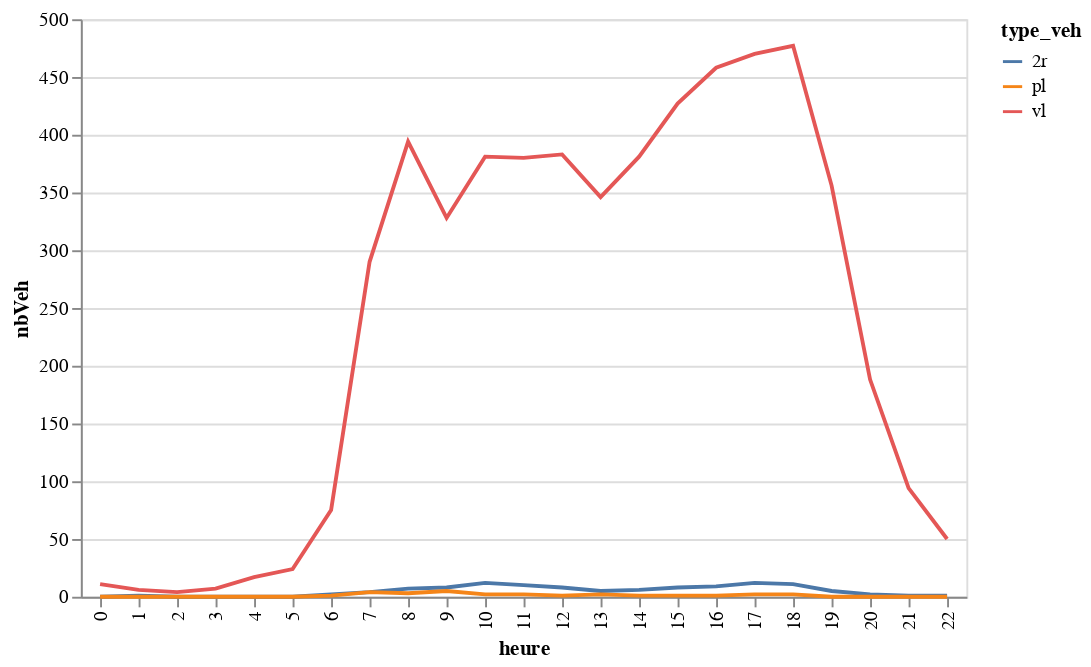

Write notebook code for a chart like this one.
### Code cell
dicoHoraire['mjo']['sens1']['graph']

### Figure 1 — Vega-Lite specification as saved in the notebook (floating-point values rounded to 4 significant figures)
{"config": {"view": {"continuousWidth": 400, "continuousHeight": 300}}, "data": {"name": "data-dded4a2fbb7b2fe0057de6c78016dfd9"}, "mark": "line", "encoding": {"color": {"type": "nominal", "field": "type_veh"}, "x": {"type": "ordinal", "field": "heure"}, "y": {"type": "quantitative", "field": "nbVeh"}}, "$schema": "https://vega.github.io/schema/vega-lite/v4.8.1.json", "datasets": {"data-dded4a2fbb7b2fe0057de6c78016dfd9": [{"heure": 0, "type_veh": "2r", "nbVeh": 0.0}, {"heure": 0, "type_veh": "pl", "nbVeh": 0.0}, {"heure": 0, "type_veh": "vl", "nbVeh": 11.0}, {"heure": 1, "type_veh": "2r", "nbVeh": 1.0}, {"heure": 1, "type_veh": "pl", "nbVeh": 0.0}, {"heure": 1, "type_veh": "vl", "nbVeh": 6.0}, {"heure": 2, "type_veh": "2r", "nbVeh": 0.0}, {"heure": 2, "type_veh": "pl", "nbVeh": 0.0}, {"heure": 2, "type_veh": "vl", "nbVeh": 4.0}, {"heure": 3, "type_veh": "2r", "nbVeh": 0.0}, {"heure": 3, "type_veh": "pl", "nbVeh": 0.0}, {"heure": 3, "type_veh": "vl", "nbVeh": 7.0}, {"heure": 4, "type_veh": "2r", "nbVeh": 0.0}, {"heure": 4, "type_veh": "pl", "nbVeh": 0.0}, {"heure": 4, "type_veh": "vl", "nbVeh": 17.0}, {"heure": 5, "type_veh": "2r", "nbVeh": 0.0}, {"heure": 5, "type_veh": "pl", "nbVeh": 0.0}, {"heure": 5, "type_veh": "vl", "nbVeh": 24.0}, {"heure": 6, "type_veh": "2r", "nbVeh": 2.0}, {"heure": 6, "type_veh": "pl", "nbVeh": 1.0}, {"heure": 6, "type_veh": "vl", "nbVeh": 75.0}, {"heure": 7, "type_veh": "2r", "nbVeh": 4.0}, {"heure": 7, "type_veh": "pl", "nbVeh": 4.0}, {"heure": 7, "type_veh": "vl", "nbVeh": 290.0}, {"heure": 8, "type_veh": "2r", "nbVeh": 7.0}, {"heure": 8, "type_veh": "pl", "nbVeh": 3.0}, {"heure": 8, "type_veh": "vl", "nbVeh": 394.0}, {"heure": 9, "type_veh": "2r", "nbVeh": 8.0}, {"heure": 9, "type_veh": "pl", "nbVeh": 5.0}, {"heure": 9, "type_veh": "vl", "nbVeh": 328.0}, {"heure": 10, "type_veh": "2r", "nbVeh": 12.0}, {"heure": 10, "type_veh": "pl", "nbVeh": 2.0}, {"heure": 10, "type_veh": "vl", "nbVeh": 381.0}, {"heure": 11, "type_veh": "2r", "nbVeh": 10.0}, {"heure": 11, "type_veh": "pl", "nbVeh": 2.0}, {"heure": 11, "type_veh": "vl", "nbVeh": 380.0}, {"heure": 12, "type_veh": "2r", "nbVeh": 8.0}, {"heure": 12, "type_veh": "pl", "nbVeh": 1.0}, {"heure": 12, "type_veh": "vl", "nbVeh": 383.0}, {"heure": 13, "type_veh": "2r", "nbVeh": 5.0}, {"heure": 13, "type_veh": "pl", "nbVeh": 2.0}, {"heure": 13, "type_veh": "vl", "nbVeh": 346.0}, {"heure": 14, "type_veh": "2r", "nbVeh": 6.0}, {"heure": 14, "type_veh": "pl", "nbVeh": 1.0}, {"heure": 14, "type_veh": "vl", "nbVeh": 381.0}, {"heure": 15, "type_veh": "2r", "nbVeh": 8.0}, {"heure": 15, "type_veh": "pl", "nbVeh": 1.0}, {"heure": 15, "type_veh": "vl", "nbVeh": 427.0}, {"heure": 16, "type_veh": "2r", "nbVeh": 9.0}, {"heure": 16, "type_veh": "pl", "nbVeh": 1.0}, {"heure": 16, "type_veh": "vl", "nbVeh": 458.0}, {"heure": 17, "type_veh": "2r", "nbVeh": 12.0}, {"heure": 17, "type_veh": "pl", "nbVeh": 2.0}, {"heure": 17, "type_veh": "vl", "nbVeh": 470.0}, {"heure": 18, "type_veh": "2r", "nbVeh": 11.0}, {"heure": 18, "type_veh": "pl", "nbVeh": 2.0}, {"heure": 18, "type_veh": "vl", "nbVeh": 477.0}, {"heure": 19, "type_veh": "2r", "nbVeh": 5.0}, {"heure": 19, "type_veh": "pl", "nbVeh": 0.0}, {"heure": 19, "type_veh": "vl", "nbVeh": 356.0}, {"heure": 20, "type_veh": "2r", "nbVeh": 2.0}, {"heure": 20, "type_veh": "pl", "nbVeh": 0.0}, {"heure": 20, "type_veh": "vl", "nbVeh": 188.0}, {"heure": 21, "type_veh": "2r", "nbVeh": 1.0}, {"heure": 21, "type_veh": "pl", "nbVeh": 0.0}, {"heure": 21, "type_veh": "vl", "nbVeh": 94.0}, {"heure": 22, "type_veh": "2r", "nbVeh": 1.0}, {"heure": 22, "type_veh": "pl", "nbVeh": 0.0}, {"heure": 22, "type_veh": "vl", "nbVeh": 50.0}]}}
